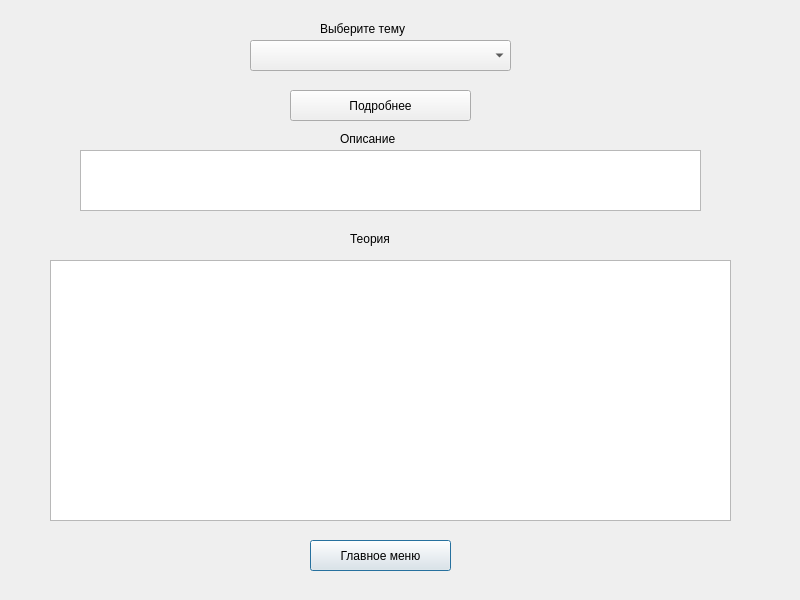
<?xml version="1.0" encoding="UTF-8"?>
<ui version="4.0">
 <class>theorywindow</class>
 <widget class="QDialog" name="theorywindow">
  <property name="geometry">
   <rect>
    <x>0</x>
    <y>0</y>
    <width>800</width>
    <height>600</height>
   </rect>
  </property>
  <property name="windowTitle">
   <string>Dialog</string>
  </property>
  <widget class="QComboBox" name="comboBox">
   <property name="geometry">
    <rect>
     <x>250</x>
     <y>40</y>
     <width>261</width>
     <height>31</height>
    </rect>
   </property>
  </widget>
  <widget class="QTextEdit" name="textEdit">
   <property name="geometry">
    <rect>
     <x>80</x>
     <y>150</y>
     <width>621</width>
     <height>61</height>
    </rect>
   </property>
  </widget>
  <widget class="QTextEdit" name="textEdit_2">
   <property name="geometry">
    <rect>
     <x>50</x>
     <y>260</y>
     <width>681</width>
     <height>261</height>
    </rect>
   </property>
  </widget>
  <widget class="QLabel" name="label">
   <property name="geometry">
    <rect>
     <x>320</x>
     <y>20</y>
     <width>141</width>
     <height>18</height>
    </rect>
   </property>
   <property name="text">
    <string>Выберите тему</string>
   </property>
  </widget>
  <widget class="QLabel" name="label_2">
   <property name="geometry">
    <rect>
     <x>340</x>
     <y>130</y>
     <width>121</width>
     <height>18</height>
    </rect>
   </property>
   <property name="text">
    <string>Описание</string>
   </property>
  </widget>
  <widget class="QLabel" name="label_3">
   <property name="geometry">
    <rect>
     <x>350</x>
     <y>230</y>
     <width>66</width>
     <height>18</height>
    </rect>
   </property>
   <property name="text">
    <string>Теория</string>
   </property>
  </widget>
  <widget class="QPushButton" name="pushButton">
   <property name="geometry">
    <rect>
     <x>310</x>
     <y>540</y>
     <width>141</width>
     <height>31</height>
    </rect>
   </property>
   <property name="text">
    <string>Главное меню</string>
   </property>
  </widget>
  <widget class="QPushButton" name="pushButton_2">
   <property name="geometry">
    <rect>
     <x>290</x>
     <y>90</y>
     <width>181</width>
     <height>31</height>
    </rect>
   </property>
   <property name="text">
    <string>Подробнее</string>
   </property>
  </widget>
 </widget>
 <resources/>
 <connections/>
</ui>
